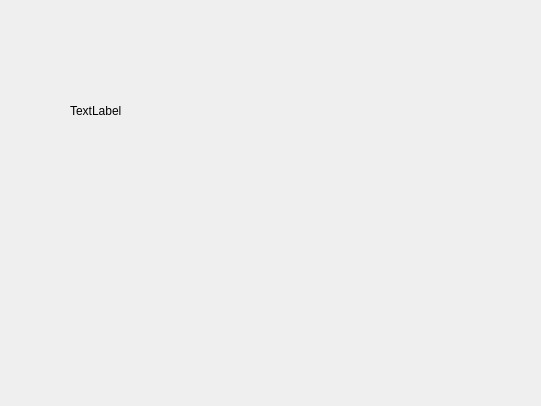
<?xml version="1.0" encoding="UTF-8"?>
<ui version="4.0">
 <class>Dialog</class>
 <widget class="QDialog" name="Dialog">
  <property name="geometry">
   <rect>
    <x>0</x>
    <y>0</y>
    <width>541</width>
    <height>406</height>
   </rect>
  </property>
  <property name="windowTitle">
   <string>Dialog</string>
  </property>
  <widget class="QLabel" name="lblNoticeText">
   <property name="geometry">
    <rect>
     <x>70</x>
     <y>80</y>
     <width>351</width>
     <height>61</height>
    </rect>
   </property>
   <property name="text">
    <string>TextLabel</string>
   </property>
  </widget>
 </widget>
 <resources/>
 <connections/>
</ui>
